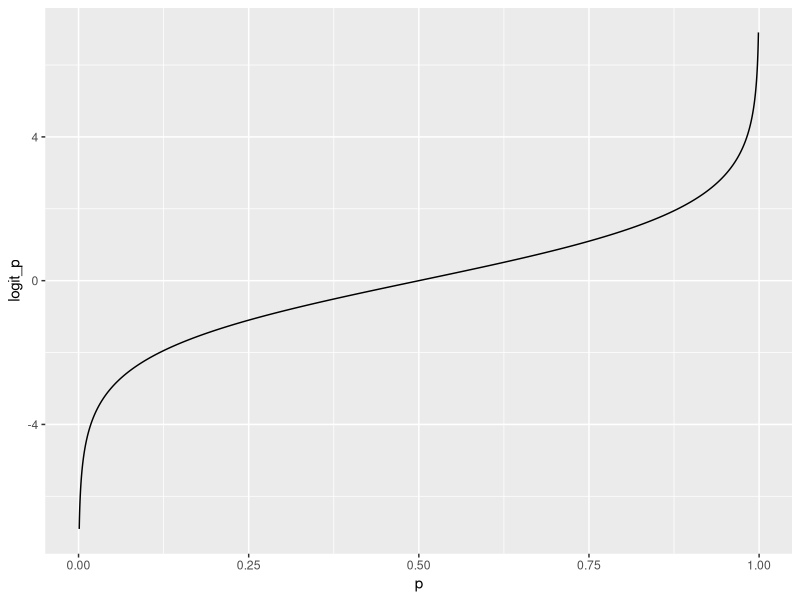
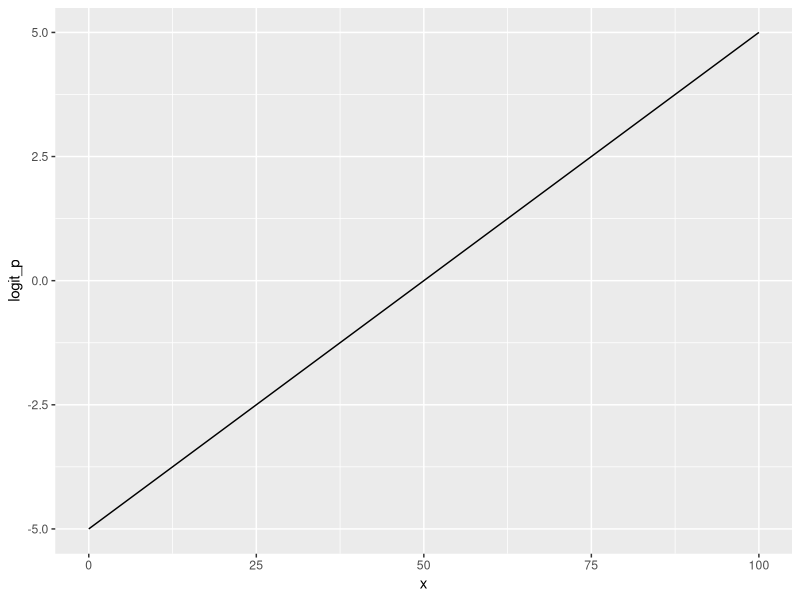
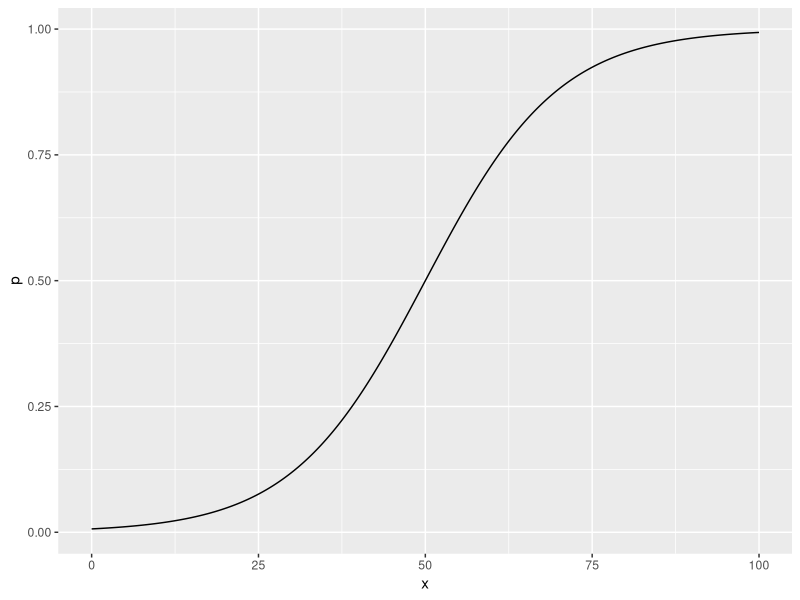
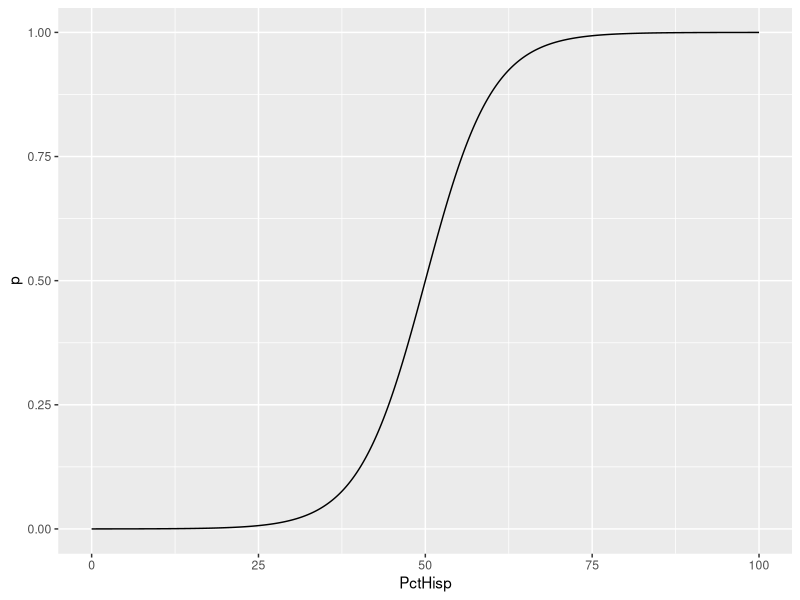
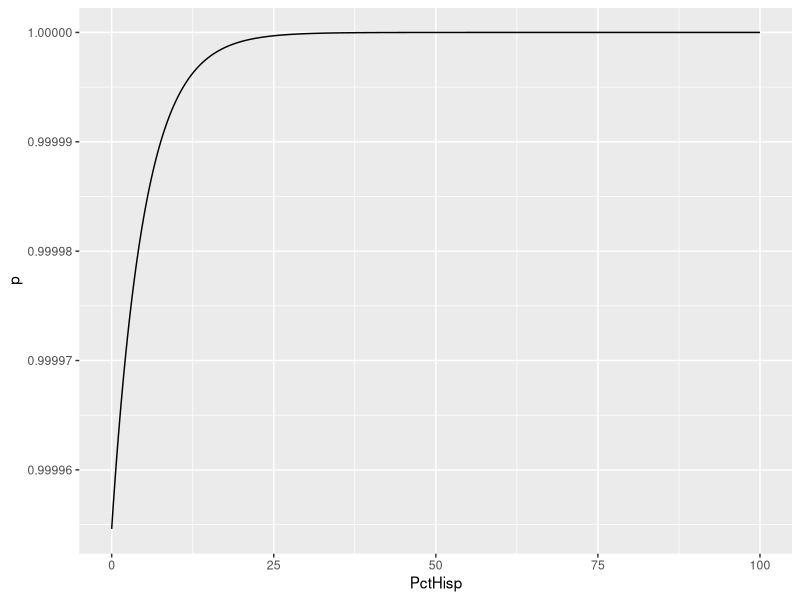

Source code (R) for these figures, in order:
## ---- chunk 1
library(tidyverse)
library(ggplot2)
## ---- chunk 2
p <- seq(0.001 , 0.999, length.out = 1e4)
logit_p <- log(p/(1-p))
ggplot(tibble(p, logit_p),
       aes(p, logit_p)) +
  geom_line()
## ---- chunk 3
x <- seq(0, 100, length.out = 1e4)
beta0 <- -5
beta1 <- 0.1
logit_p <- beta0 + beta1 * x
ggplot(tibble(x, logit_p),
       aes(x, logit_p)) +
  geom_line()
## ---- chunk 4
p <- exp(logit_p) /(1 + exp(logit_p))
ggplot(tibble(x, p),
       aes(x, p)) +
  geom_line()

## ---- chunk 5
PctHisp <- seq(0, 100, length.out = 1e3)
beta0 <- -10
beta1 <- 0.2
logit_p <- beta0 + beta1 * PctHisp
p <- exp(logit_p) / (1 + exp(logit_p))
ggplot(tibble(PctHisp, p),
       aes(PctHisp, p)) +
  geom_line()

## ---- chunk 6
PctHisp <- seq(0, 100, length.out = 1e3)
beta0 <- 10
beta1 <- 0.2
logit_p <- beta0 + beta1 * PctHisp
p <- exp(logit_p) / (1 + exp(logit_p))
ggplot(tibble(PctHisp, p),
       aes(PctHisp, p)) +
  geom_line()
ylim(0 ,1) #if
